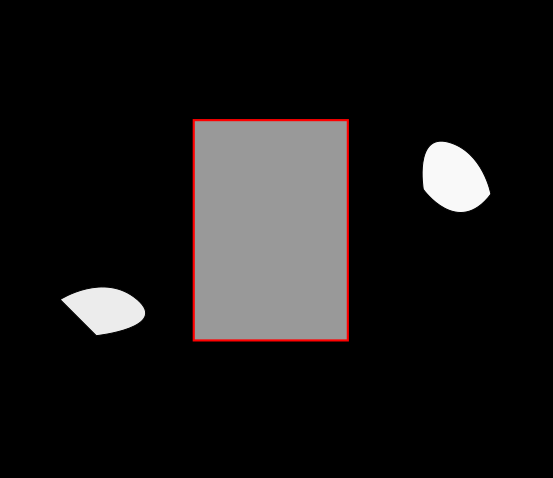
#> input picture test.tiff, 553 x 478 px
$ python grain_count.py
#> lines starting #> are read from the running program, lines starting #| are printed output that depends on the picture; after the words box and inside, x2 and y2 are one past the last pixel; in counts of white or black regions, pixels touching at a corner belong together
import cv2
import numpy as np

def remove_large_particles(contours, max_area):
    filtered_contours = []
    for contour in contours:
        area = cv2.contourArea(contour)
        if area <= max_area:
            filtered_contours.append(contour)
    return filtered_contours

# 画像を読み込む
image = cv2.imread("test.tiff")
#> image is the input picture: shape (478, 553, 3); mean B, G, R 24.8, 24.8, 26.3
gray_image = cv2.cvtColor(image, cv2.COLOR_BGR2GRAY)

# 画像の二値化
_, binary_image = cv2.threshold(gray_image, 1, 255, cv2.THRESH_BINARY)
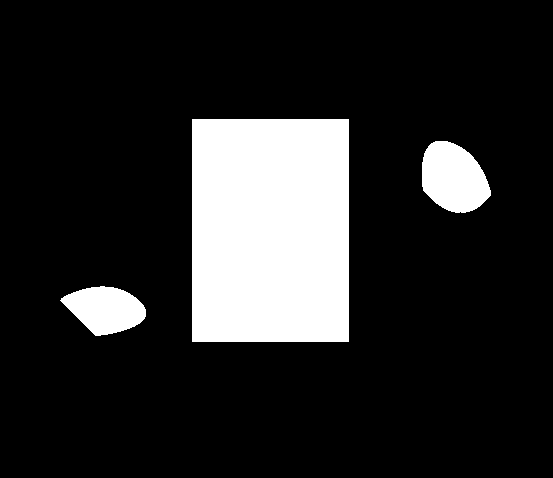
#> binary_image: shape (478, 553); 15.7% white; 3 white regions
# 画像を表示
cv2.imshow("binary_image", binary_image)
cv2.waitKey(0)
cv2.destroyAllWindows()

# 輪郭を抽出
contours, _ = cv2.findContours(binary_image, cv2.RETR_EXTERNAL, cv2.CHAIN_APPROX_SIMPLE)
#> contours = 3 contours; box (x1, y1, x2, y2) and area: (192, 119, 349, 342) 34632, (422, 141, 491, 213) 3588, (60, 286, 146, 336) 2786

# ある面積以上の粒子を除外
max_particle_area = 5000  # 例: 5000ピクセル
filtered_contours = remove_large_particles(contours, max_particle_area)
#> the loop in remove_large_particles, `for contour in contours:` made 3 passes
#> area on passes 1 to 2: 2785.5, 3588
#> (contour, area) on pass 3: ([[192, 119], [192, 341], [348, 341], [348, 119]], 34632)
#> after the loop in remove_large_particles, `for contour in contours:`: filtered_contours = 2 contours; box (x1, y1, x2, y2) and area: (422, 141, 491, 213) 3588, (60, 286, 146, 336) 2786

# 輪郭ごとに重心位置を計算して表示
for contour in filtered_contours:
    # 輪郭のモーメントを計算
    M = cv2.moments(contour)

    # 重心位置を計算
    if M["m00"] != 0:
        cx = int(M["m10"] / M["m00"])
        cy = int(M["m01"] / M["m00"])
        print(f"Centroid of contour: ({cx}, {cy})")
#> this loop made 2 passes
#> (cx, cy) on passes 1 to 2: (105, 309), (453, 177)
#| Centroid of contour: (105, 309)
#| Centroid of contour: (453, 177)

# カウントした粒子の位置を元画像に描画
image_with_counted_particles = image.copy()
for contour in filtered_contours:
    M = cv2.moments(contour)
    if M["m00"] != 0:
        cx = int(M["m10"] / M["m00"])
        cy = int(M["m01"] / M["m00"])
        cv2.circle(image_with_counted_particles, (cx, cy), 10, (0, 0, 255), -1)
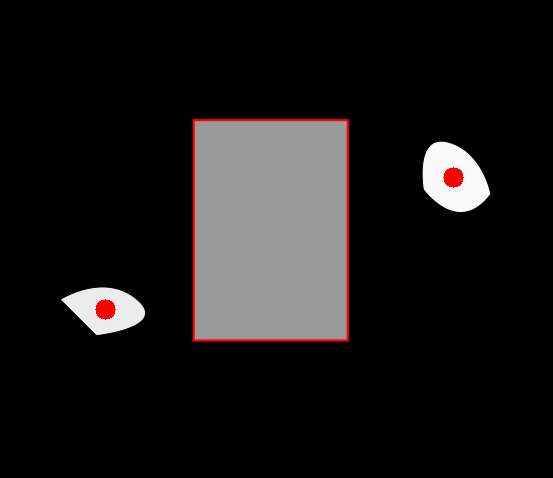
#> image_with_counted_particles: shape (478, 553, 3); 0.24% of pixels changed, all inside (x1, y1, x2, y2) = (95, 167, 464, 320)

# 画像を表示
cv2.imshow("Counted Particles", image_with_counted_particles)
cv2.waitKey(0)
cv2.destroyAllWindows()

# カウントした粒子の面積を計測して表示
for i, contour in enumerate(filtered_contours):
    area = cv2.contourArea(contour)
    print(f"Particle {i+1}: Area = {area}")
#> this loop made 2 passes
#| Particle 1: Area = 2785.5
#| Particle 2: Area = 3588.0
